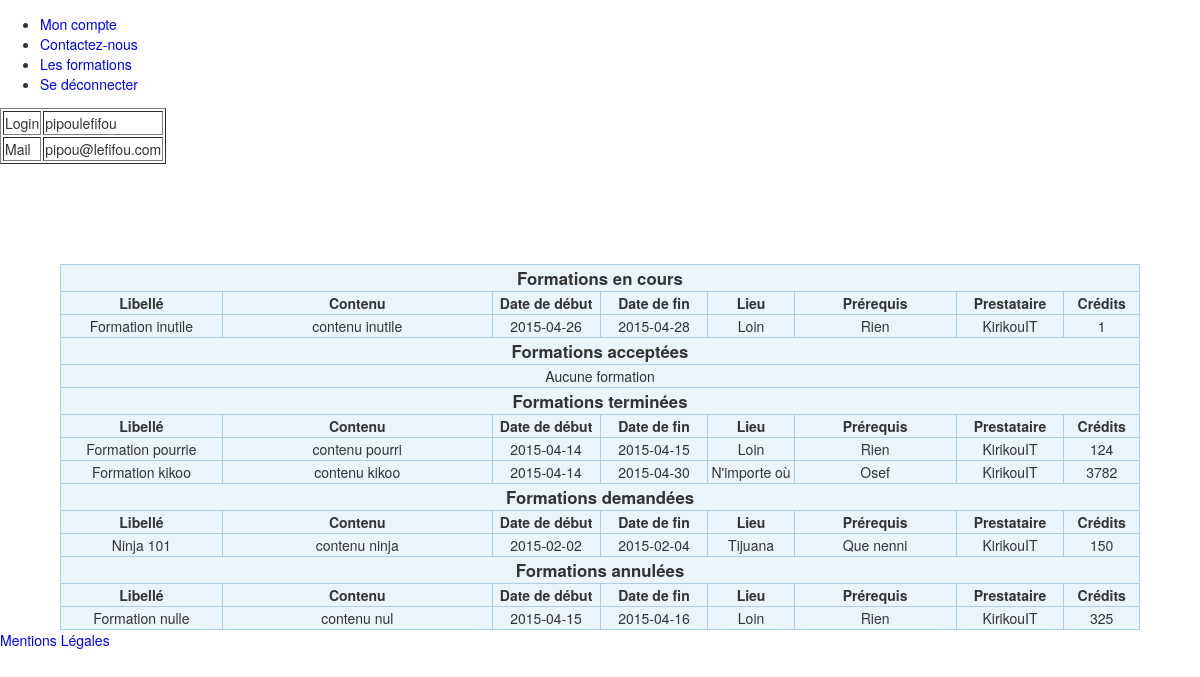
The page /compte.php (signed in) on the database its author committed.
### tables this page shows
CREATE TABLE IF NOT EXISTS `formation` (
  `form_id` int(11) NOT NULL AUTO_INCREMENT,
  `form_libelle` varchar(100) NOT NULL,
  `form_contenu` varchar(250) NOT NULL,
  `form_date_debut` date NOT NULL,
  `form_date_fin` date NOT NULL,
  `form_lieu` varchar(25) NOT NULL,
  `form_prerequis` varchar(25) NOT NULL,
  `form_cout_credit` int(11) NOT NULL,
  `prest_id` int(11) DEFAULT NULL,
  PRIMARY KEY (`form_id`),
  KEY `FK_formation_prest_id` (`prest_id`)
);

CREATE TABLE IF NOT EXISTS `prestataire` (
  `prest_id` int(11) NOT NULL AUTO_INCREMENT,
  `prest_raison_sociale` varchar(50) NOT NULL,
  `prest_adresse` varchar(150) NOT NULL,
  `prest_telephone` varchar(10) NOT NULL,
  `prest_siret` varchar(32) NOT NULL,
  PRIMARY KEY (`prest_id`)
);

### classe/Formation.php (called while the page is built, shortened)
<?php
Class Formation{
	private $libelle;
	private $contenu;
	private $dateDebut;
	private $dateFin;
	private $lieu;
	private $requis;
	private $credits;
	private $prestataire;
	function __construct($id, $libelle, $contenu, $dateDebut, $dateFin, $lieu, $requis, $credits, $prestataire_id) {
		$this->libelle = $libelle;
		$this->contenu = $contenu;
		$this->dateDebut = $dateDebut;
		$this->dateFin = $dateFin;
		$this->lieu = $lieu;
		$this->requis = $requis;
		$this->credits = $credits;
		$this->prestataire = new Prestataire($prestataire_id);
	}
	function getLibelle() {
		return $this->libelle;
	}
	function getContenu() {
		return $this->contenu;
	}
	function getDateDebut() {
		return $this->dateDebut;
	}
	function getDateFin() {
		return $this->dateFin;
	}
	function getLieu() {
		return $this->lieu;
	}
	function getRequis() {
		return $this->requis;
	}
	function getPrestataire() {
		return $this->prestataire;
	}
	function getCredits() {
		return $this->credits;
	}
}
?>

### classe/DB_Formation.php (called while the page is built, shortened)
<?php
Class DB_Formation extends DB {
	function getFormationUser($userId, $statut){
		$listeFormations = array();
		$dbh = $this->connect();
		$sql = "SELECT f.form_id, form_libelle, form_contenu, form_date_debut, form_date_fin, form_lieu, form_prerequis, form_cout_credit, prest_id FROM formation f WHERE form_id IN (SELECT p.form_id FROM participe p WHERE user_id = :userId AND part_statut = :statut)";
		$stmt = $dbh->prepare($sql);
		$stmt->BindValue(":userId",$userId);
		$stmt->BindValue(":statut",$statut);
		if ($stmt->execute()){
			while($data = $stmt->fetch(PDO::FETCH_ASSOC)){
				$formation = new Formation($data["form_id"],
					  					   $data["form_libelle"],
										   $data["form_contenu"],
										   $data["form_date_debut"],
										   $data["form_date_fin"],
										   $data["form_lieu"],
										   $data["form_prerequis"],
										   $data["form_cout_credit"],
										   $data["prest_id"]);
				$listeFormations[] = $formation;
			}
		}else{
			echo("Erreur lors de la lecture des données");
			return false;
		}
		return $listeFormations;
	}
}
?>

### classe/User.php (called while the page is built, shortened)
<?php
include_once "DB_Formation.php";
Class User {
	private $id;
	function __construct($id, $login, $mail) {
		$this->id = $id;
	}
	function getFormationsAnnulees() {
		$data = new DB_Formation();
		return $data->getFormationUser($this->id, "annulee");
	}
	function getFormationsDemandees() {
		$data = new DB_Formation();
		return $data->getFormationUser($this->id, "demandee");
	}
	function getFormationsEnCours() {
		$data = new DB_Formation();
		return $data->getFormationUser($this->id, "encours");
	}
	function getFormationsTerminees() {
		$data = new DB_Formation();
		return $data->getFormationUser($this->id, "terminee");
	}
}
?>

### classe/DB_Prestataire.php (called while the page is built, shortened)
<?php
include_once "Prestataire.php";
Class DB_Prestataire extends DB {
	function getPrestataire($id){
		$dbh = $this->connect();
		$sql = "SELECT prest_id, prest_raison_sociale, prest_adresse, prest_telephone, prest_siret FROM prestataire WHERE prest_id = :id";
		$stmt = $dbh->prepare($sql);
		$stmt->BindValue(":id",$id);
		if ($stmt->execute())
			return $stmt->fetch(PDO::FETCH_ASSOC);
		else {
			echo("Erreur lors de la lecture des données");
			return false;
		}
	}
}
?>

### classe/Prestataire.php (called while the page is built, shortened)
<?php
include_once "DB_Prestataire.php";
class Prestataire{
	private $raisonSociale;
	function __construct($id){
		$data = new DB_Prestataire();
		$retour = $data->getPrestataire($id);
		$this->raisonSociale = $retour["prest_raison_sociale"];
	}
	function getRaisonSociale(){
		return $this->raisonSociale;
	}
}
?>

### librairie.php (the view, shortened to what this page needs)
<?php
include_once "./classe/DB_Prestataire.php";
include_once "./classe/DB_Formation.php";
include_once "./classe/User.php";
include_once "./classe/Prestataire.php";
include_once "./classe/Formation.php";
function getFichier() {
	return basename($_SERVER['PHP_SELF']);
}
function debutPage($titre) {
	echo "<!DOCTYPE html>\n";
	echo "<html>\n";
	echo "<head>\n";
		echo "<link rel=\"stylesheet\" type=\"text/css\" href=\"./css/general.css\" />\n";
	echo "</head>\n";
	echo "<body>\n";
	if (getFichier() != "identification.php") {
		echo "<header>\n";
			echo "<ul>\n";
				echo "<li class=\"nav\"><a href=\"index.php\">Mon compte</a></li>\n";
				echo "<li class=\"nav\"><a href=\"mailto:jeanfrancois.poivey@free.fr\">Contactez-nous</a></li>\n";
				echo "<li class=\"nav\"><a href=\"formations.php\">Les formations</a></li>\n";
				echo "<li class=\"nav\" id=\"deconnexion\"><a href=\"".getFichier()."?deconnexion\">Se déconnecter</a></li>\n";
			echo "</ul>\n";
		echo "</header>\n";
	}
		echo "<section>\n";
}
function aside($id) {
	if ($id != 0) {
		echo "<aside>\n";
			echo "<table border=\"1\">\n";
				echo "<tr>\n";
					echo "<td>Login</td>\n";
					echo "<td>".$_SESSION["login"]."</td>\n";
				echo "</tr>\n";
				echo "<tr>\n";
					echo "<td>Mail</td>\n";
					echo "<td>".$_SESSION["mail"]."</td>\n";
				echo "</tr>\n";
			echo "</table>\n";
		echo "</aside>\n";
	}
	echo "<article>\n";
}
function finPage() {
			echo "</article>\n";
		echo "</section>\n";
	if (getFichier() != "identification.php") {
			echo "<footer>\n";
				echo "<a href=\"mentions-legales.php\">Mentions Légales</a>\n";
			echo "</footer>\n";
	}
	echo "</body>\n";
	echo "</html>\n";
}
function ligneLabelFormations($label) {
	echo "<tr>\n";
		echo "<th colspan=\"9\" class=\"typeFormations\">".$label."</th>\n";
	echo "</tr>\n";
}
function ligueAucuneFormation() {
	echo "<tr>\n";
		echo "<td colspan=\"9\">Aucune formation</td>\n";
	echo "</tr>\n";
}
function ligneChamps() {
	echo "<tr>\n";
		echo "<th class=\"libelle\">Libellé</th>\n";
		echo "<th class=\"contenu\">Contenu</th>\n";
		echo "<th class=\"date\">Date de début</th>\n";
		echo "<th class=\"date\">Date de fin</th>\n";
		echo "<th class=\"lieu\">Lieu</th>\n";
		echo "<th class=\"prerequis\">Prérequis</th>\n";
		echo "<th class=\"prestataire\">Prestataire</th>\n";
		echo "<th class=\"credits\">Crédits</th>\n";
	echo "</tr>\n";
}
function listeTableauFormations($tableau) {
		if (count($tableau) == 0)
			ligueAucuneFormation("Aucune formation");
		else {
			ligneChamps();
			foreach ($tableau as $formation) {
				$prestataire = $formation->getPrestataire();
				echo "<tr>\n";
					echo "<td class=\"libelle\">".$formation->getLibelle()."</td>\n";
					echo "<td class=\"contenu\">".$formation->getContenu()."</td>\n";
					echo "<td class=\"date\">".$formation->getDateDebut()."</td>\n";
					echo "<td class=\"date\">".$formation->getDateFin()."</td>\n";
					echo "<td class=\"lieu\">".$formation->getLieu()."</td>\n";
					echo "<td class=\"prerequis\">".$formation->getRequis()."</td>\n";
					echo "<td class=\"prestataire\">".$prestataire->getRaisonSociale()."</td>\n";
					echo "<td class=\"credits\">".$formation->getCredits()."</td>\n";
				echo "</tr>\n";
			}
		}
}
?>

### compte.php (shortened to what this page needs)
<?php
include_once "./librairie.php";
debutPage("Mon Compte");
aside($_SESSION["id"]);
$user = new User($_SESSION["id"], $_SESSION["login"], $_SESSION["mail"]);
$annulees = $user->getFormationsAnnulees();
$demandees = $user->getFormationsDemandees();
$acceptees = $user->getFormationsAcceptees();
$enCours = $user->getFormationsEnCours();
$terminees = $user->getFormationsTerminees();
echo "<table id=\"tableauFormations\">\n";
ligneLabelFormations("Formations en cours");
listeTableauFormations($enCours);
listeTableauFormations($acceptees);
echo "</table>\n";
finPage();
?>

### css/general.css (style rules this page uses)
html { font-family: "Helvetica Neue", Helvetica, Arial, sans-serif; font-size: 14px; line-height: 1.428571429; color: #333333; background-color: #ffffff; }
body { width: 100%; margin: auto; }
a { text-decoration: none; }
#tableauFormations { margin: auto; margin-top: 100px; width: 90%; border-collapse: collapse; background-color: #ebf4fb; text-align: center; }
#tableauFormations th, #tableauFormations td { border: 1px solid #aacfe4; }
#tableauFormations .typeFormations { font-size: 1.2em; margin-bottom: 50px; }
#tableauFormations .libelle { width: 15%; }
#tableauFormations .contenu { width: 25%; }
#tableauFormations .date { width: 10%; }
#tableauFormations .lieu { width: 8%; }
#tableauFormations .prerequis { width: 15%; }
#tableauFormations .prestataire { width: 10%; }
#tableauFormations .credits { width: 7%; }

### rows shown on the page
formation: form_libelle "Formation inutile", form_contenu "contenu inutile", form_date_debut "2015-04-26", form_date_fin "2015-04-28", form_lieu "Loin", form_prerequis "Rien", prest.prest_raison_sociale "KirikouIT", form_cout_credit "1"
formation: form_libelle "Formation pourrie", form_contenu "contenu pourri", form_date_debut "2015-04-14", form_date_fin "2015-04-15", form_lieu "Loin", form_prerequis "Rien", prest.prest_raison_sociale "KirikouIT", form_cout_credit "124"
formation: form_libelle "Formation kikoo", form_contenu "contenu kikoo", form_date_debut "2015-04-14", form_date_fin "2015-04-30", form_lieu "N'importe où", form_prerequis "Osef", prest.prest_raison_sociale "KirikouIT", form_cout_credit "3782"
formation: form_libelle "Ninja 101", form_contenu "contenu ninja", form_date_debut "2015-02-02", form_date_fin "2015-02-04", form_lieu "Tijuana", form_prerequis "Que nenni", prest.prest_raison_sociale "KirikouIT", form_cout_credit "150"
formation: form_libelle "Formation nulle", form_contenu "contenu nul", form_date_debut "2015-04-15", form_date_fin "2015-04-16", form_lieu "Loin", form_prerequis "Rien", prest.prest_raison_sociale "KirikouIT", form_cout_credit "325"

### other values the page prints
$_SESSION["login"] "pipoulefifou"
$_SESSION["mail"] "pipou@lefifou.com"
$label "Formations en cours Formations acceptées Formations terminées Formations demandées Formations annulées"
